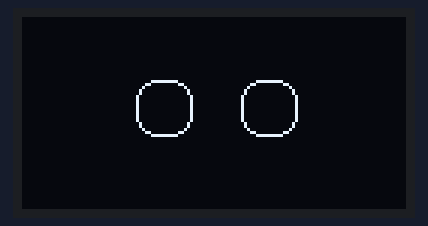
A program run on a simulated Raspberry Pi Pico running CircuitPython. On the bench: 128×64 one-colour display. What the program prints to the serial console is not drawn.

Above: at 0.1 s.
At 1.15 s:
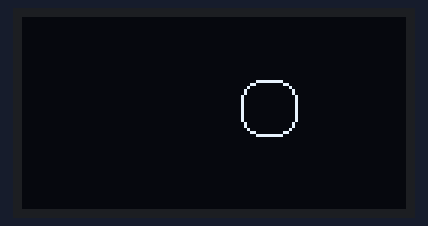
At 2.3 s:
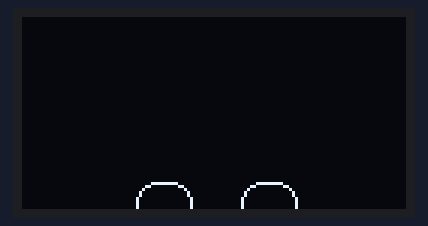
At 4.4 s:
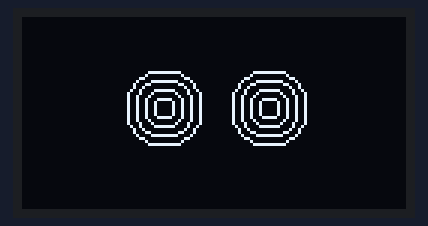

Measured:
- by itself, everything shown: repeats every 5.3 s, in 6 steps
- what the display in image 2 shows lasts 1.0 s, from 2.3 s to 3.3 s

The program:

Oled_CircuitPyton_Ojos.py
```python
# This proyect you can find in the next link
#https://magicalapes.com/blog/oled-display-ssd1306-circuitpython/

import time
import board
import busio # to communicate over I2C

# Helper print to see whats available on the connected board
print(dir(board))

# Import the SSD1306 module, see the lib downloads on this page
import adafruit_ssd1306

# Create the I2C interface for OLED, use any pins you like, we are going with GP0 (SDA) & GP1 (SCL)
# busio.I2C(SCL, SDA)
i2c = busio.I2C(board.GP17, board.GP16)
display = adafruit_ssd1306.SSD1306_I2C(128, 64, i2c)

# Eyes graphic type
EYES_NORMAL = 0
EYES_AFRAID = 1
EYES_SPINNING = 2
EYES_BLINK = 3

def eyes(type):
    display.fill(0) # clear
    if type == EYES_NORMAL:
        display.circle(47, 30, 10, 1)
        display.circle(82, 30, 10, 1)
    elif type == EYES_AFRAID:
        display.circle(47, 64, 10, 1)
        display.circle(82, 64, 10, 1)
    elif type == EYES_SPINNING:
        display.circle(47, 30, 4, 1)
        display.circle(47, 30, 7, 1)
        display.circle(47, 30, 10, 1)
        display.circle(47, 30, 13, 1)
        display.circle(82, 30, 4, 1)
        display.circle(82, 30, 7, 1)
        display.circle(82, 30, 10, 1)
        display.circle(82, 30, 13, 1)
    elif type == EYES_BLINK:
        display.circle(82, 30, 10, 1)
    display.show() # show

while True:
    eyes(EYES_NORMAL)
    time.sleep(1)
    eyes(EYES_BLINK)
    time.sleep(0.1)
    eyes(EYES_NORMAL)
    time.sleep(1)
    eyes(EYES_AFRAID)
    time.sleep(1)
    eyes(EYES_NORMAL)
    time.sleep(1)
    eyes(EYES_SPINNING)
    time.sleep(1)
```
